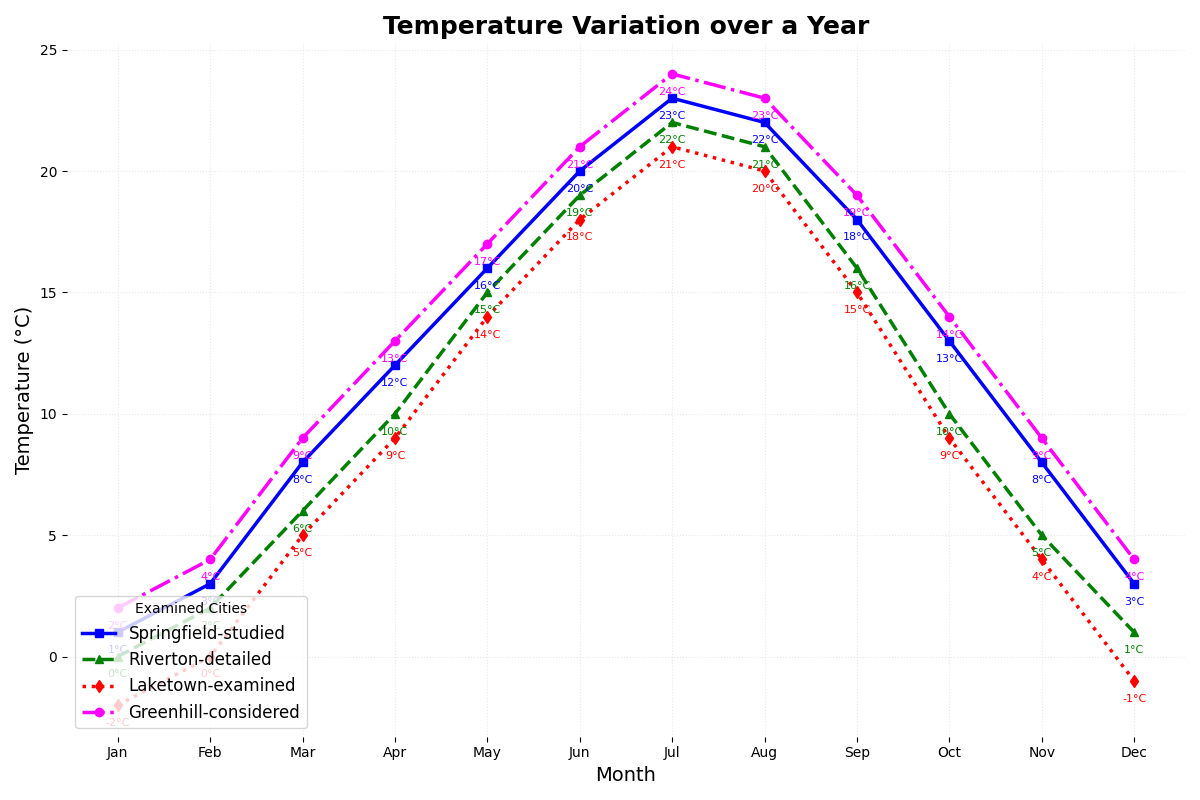

This chart was generated by the following Python code:
import matplotlib.pyplot as plt
import numpy as np

months = np.array(['Jan', 'Feb', 'Mar', 'Apr', 'May', 'Jun', 'Jul', 'Aug', 'Sep', 'Oct', 'Nov', 'Dec'])

springfield_temps = np.array([1, 3, 8, 12, 16, 20, 23, 22, 18, 13, 8, 3])
riverton_temps = np.array([0, 2, 6, 10, 15, 19, 22, 21, 16, 10, 5, 1])
laketown_temps = np.array([-2, 0, 5, 9, 14, 18, 21, 20, 15, 9, 4, -1])
greenhill_temps = np.array([2, 4, 9, 13, 17, 21, 24, 23, 19, 14, 9, 4])

fig, ax = plt.subplots(figsize=(12, 8))

ax.plot(months, springfield_temps, marker='s', linestyle='-', color='b', label='Springfield-studied', linewidth=2.5)
ax.plot(months, riverton_temps, marker='^', linestyle='--', color='g', label='Riverton-detailed', linewidth=2.5)
ax.plot(months, laketown_temps, marker='d', linestyle=':', color='r', label='Laketown-examined', linewidth=2.5)
ax.plot(months, greenhill_temps, marker='o', linestyle='-.', color='magenta', label='Greenhill-considered', linewidth=2.5)

ax.set_title('Temperature Variation over a Year', fontsize=18, fontweight='bold')
ax.set_xlabel('Month', fontsize=14)
ax.set_ylabel('Temperature (°C)', fontsize=14)

ax.legend(title='Examined Cities', fontsize=12, loc='lower left')

ax.grid(True, linestyle=':', which='both', color='lightgrey', alpha=0.5)

for spine in ax.spines.values():
    spine.set_visible(False)

for i in range(len(months)):
    ax.annotate(f"{springfield_temps[i]}°C", (months[i], springfield_temps[i]), textcoords="offset points", xytext=(0, -15), ha='center', fontsize=8, color='b')
    ax.annotate(f"{riverton_temps[i]}°C", (months[i], riverton_temps[i]), textcoords="offset points", xytext=(0, -15), ha='center', fontsize=8, color='g')
    ax.annotate(f"{laketown_temps[i]}°C", (months[i], laketown_temps[i]), textcoords="offset points", xytext=(0, -15), ha='center', fontsize=8, color='r')
    ax.annotate(f"{greenhill_temps[i]}°C", (months[i], greenhill_temps[i]), textcoords="offset points", xytext=(0, -15), ha='center', fontsize=8, color='magenta')

plt.tight_layout()

plt.show()
